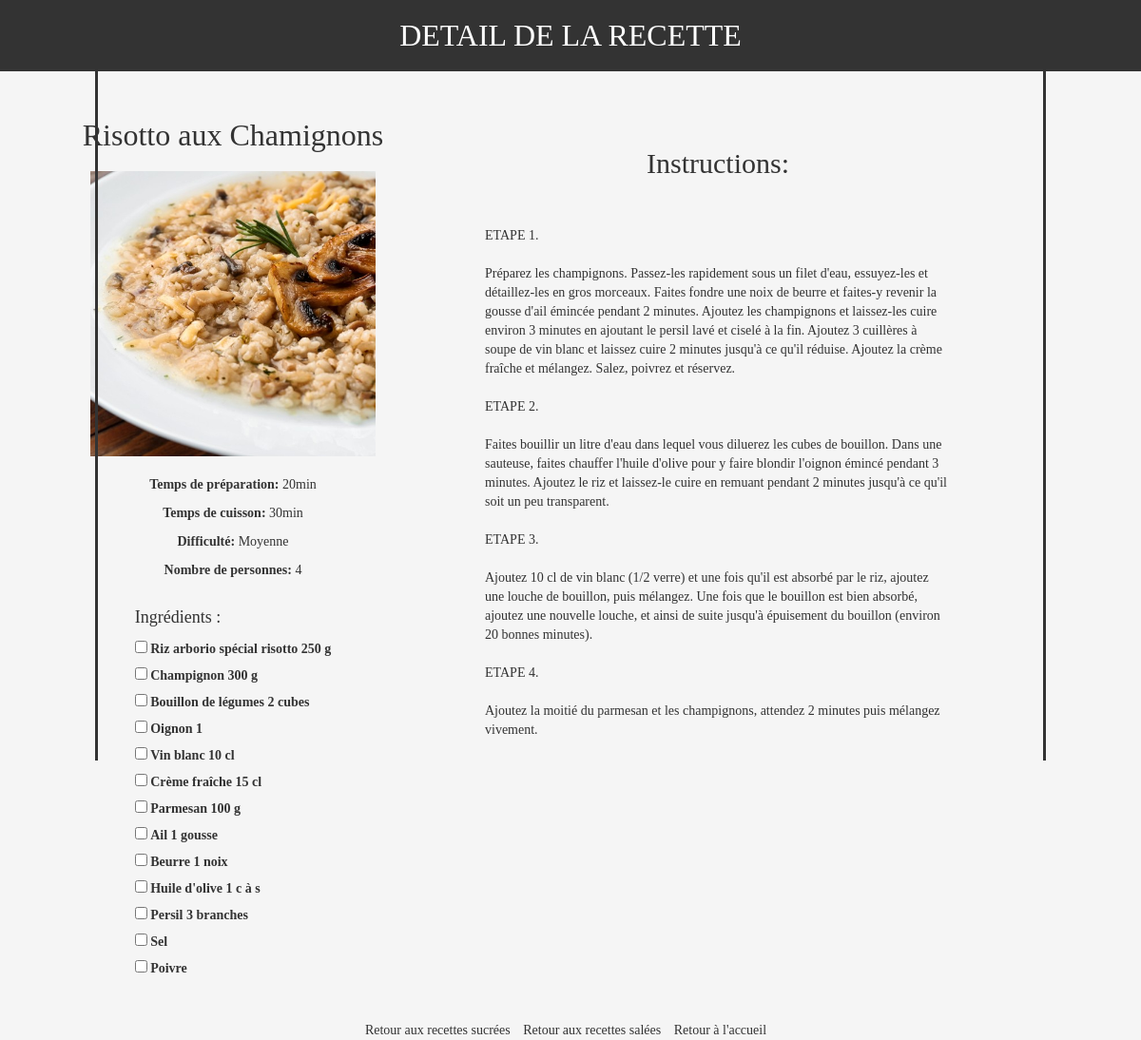
The page /recette/2/ on the database its author committed.
### blog/models.py (models this page shows, shortened)
class Recette(models.Model):
    titre = models.CharField(max_length=200)
    temps_cuisson = models.CharField(max_length=100)
    temps_preparation = models.CharField(max_length=100)
    ingredients = models.TextField()
    etapes_preparation = models.TextField()
    categorie = models.ForeignKey(Categorie, on_delete=models.CASCADE)
    difficulte = models.IntegerField(choices=((1, 'Facile'), (2, 'Moyenne'), (3, 'Difficile')))
    nombre_personnes = models.PositiveIntegerField()
    date_creation = models.DateTimeField(default=timezone.now)
    auteur = models.ForeignKey(settings.AUTH_USER_MODEL, on_delete=models.CASCADE)
    image = models.ImageField(upload_to='images/', null=True, blank=True)

### blog/views.py (the view)
# urls.py: path('recette/<int:recette_id>/', views.recette_detail, name='recette_detail'),
def recette_detail(request, recette_id):
    recette = get_object_or_404(Recette, id=recette_id)
    ingredients_list = recette.ingredients.split('\n')
    forms = []
    for ingredient in ingredients_list:
        form_data = {'ingredient': ingredient}
        form = IngredientForm(form_data)
        forms.append(form)
    context = {
        'recette': recette,
        'forms': forms
    }
    return render(request, 'blog/recette_detail.html', context)

### blog/templates/blog/recette_detail.html (shortened to what this page needs)
<!DOCTYPE html>
{% load static %}
<html>
<head>
    <link rel="stylesheet" href="//maxcdn.bootstrapcdn.com/bootstrap/3.2.0/css/bootstrap.min.css">
    <link rel="stylesheet" href="//maxcdn.bootstrapcdn.com/bootstrap/3.2.0/css/bootstrap-theme.min.css">
    <link rel="stylesheet" href="{% static 'css/styles_recette_detail.css' %}">
</head>
<body>
    <header>
        <h1>DETAIL DE LA RECETTE</h1>
    </header>
    <div class="left-bar"></div>
    <div class="right-bar"></div>
    <div class="recette-info">
        <div class="recette-detail">
            <h1>{{ recette.titre }}</h1>
            <img src="{{ recette.image.url }}" alt="{{ recette.titre }}">
            <div class="info">
                <p><strong>Temps de préparation:</strong> {{ recette.temps_preparation }}</p>
                <p><strong>Temps de cuisson:</strong> {{ recette.temps_cuisson }}</p>
                <p><strong>Difficulté:</strong>
                    {% if recette.difficulte == 1 %}
                        Facile
                    {% elif recette.difficulte == 2 %}
                        Moyenne
                    {% elif recette.difficulte == 3 %}
                        Difficile
                    {% else %}
                        Inconnue
                    {% endif %}
                </p>
                <p><strong>Nombre de personnes:</strong> {{ recette.nombre_personnes }}</p>
            </div>
            <div class="ingredients">
                <h3>Ingrédients :</h3>
                <form method="post">
                    {% for form in forms %}
                        <div class="ingredient">
                            <input type="checkbox" {% if form.checked.value %}checked{% endif %}>
                            <label>{{ form.ingredient.value }}</label>
                        </div>
                    {% endfor %}
                </form>
            </div>
        </div>
        <div class="instructions">
            <h2>Instructions:</h2>
            <p>{{ recette.etapes_preparation|linebreaksbr }}</p>
        </div>
    </div>
    <div class="retour">
        <a href="{% url 'recettes_sucrees' %}">Retour aux recettes sucrées</a>
        <a href="{% url 'recettes_salees' %}">Retour aux recettes salées</a>
        <a href="{% url 'accueil' %}">Retour à l'accueil</a>
    </div>
</body>
</html>

### blog/static/css/styles_recette_detail.css (style rules this page uses)
body { font-family: 'Lobster', cursive; background-color: #f5f5f5; margin: 0; padding: 0; }
.left-bar { background-color: #333; width: 3px; height: 100vh; position: fixed; top: 0; left: 100px; }
.right-bar { background-color: #333; width: 3px; height: 100vh; position: fixed; top: 0; right: 100px; }
header { background-color: #333; color: #fff; text-align: center; padding: 20px; }
h1 { font-size: 32px; margin: 0; }
.recette-detail { display: flex; flex-direction: column; align-items: center; margin-top: 50px; }
.recette-detail h1 { margin-bottom: 20px; }
.recette-detail img { width: 300px; height: 300px; object-fit: cover; margin-bottom: 20px; }
.info { text-align: center; margin-bottom: 20px; }
.info p { margin: 0; margin-bottom: 10px; }
.ingredients { text-align: left; margin-bottom: 20px; }
.ingredients h3 { font-family: cursive; font-size: 18px; margin: 0; margin-bottom: 10px; }
.instructions { text-align:left; margin-bottom: 20px; margin-top: 80px; margin-right: 200px; }
.instructions h2 { text-align: center; margin: 0; margin-bottom: 50px; }
.retour { margin-top: 20px; text-align: center ; }
.retour a { margin-right: 10px; color: #333; text-decoration: none; }
.recette-info { display: flex; justify-content: space-between; }
.recette-info .recette-detail { flex-basis: 50%; margin-right: 20px; }
.recette-info .instructions { flex-basis: 50%; }

### rows shown on the page
Recette: titre "Risotto aux Chamignons", image (picture), temps_preparation "20min", temps_cuisson "30min", nombre_personnes "4", etapes_preparation "ETAPE 1. Préparez les champignons. Passez-les rapidement sous un filet d'eau, essuyez-les et détaillez-les en gros morceaux. Faites fondre une noix de beurre et faites-y revenir la gousse d'ail émincée pendant 2 minutes. Ajoutez les champignons et laissez-les cuire environ 3 minutes en ajoutant le persil lavé et ciselé à la fin. Ajoutez 3 cuillères à soupe de vin blanc et laissez cuire 2 minutes jusqu'à ce qu'il réduise. Ajoutez la crème fraîche et mélangez. Salez, poivrez et réservez. ETAPE 2. Faites bouillir un litre d'eau dans lequel vous diluerez les cubes de bouillon. Dans une sauteuse, faites chauffer l'huile d'olive pour y faire blondir l'oignon émincé pendant 3 minutes. Ajoutez le…"
